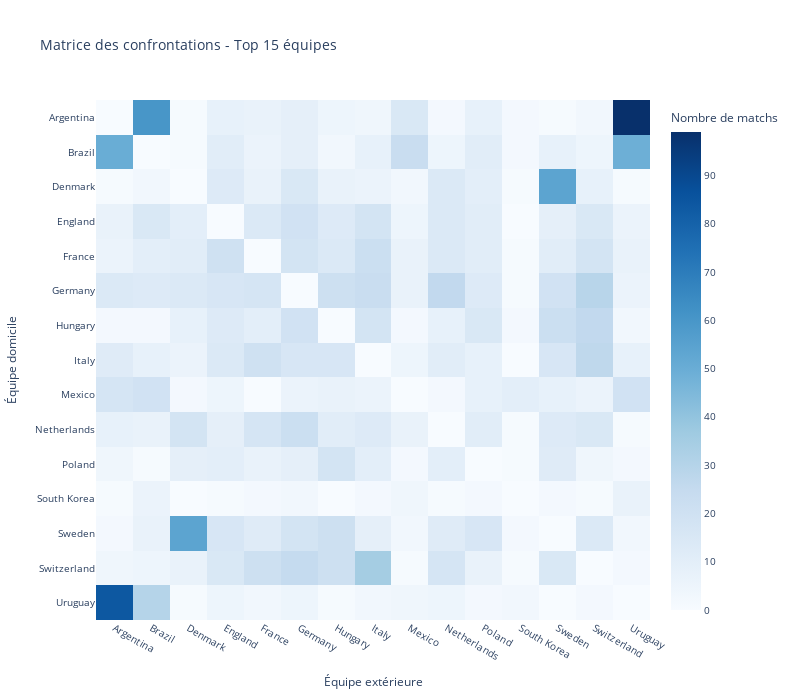

Notebook cell for this chart:
### Code cell
df_heatmap = pd.read_sql(query_heatmap, engine)

# Création de la matrice pivot
pivot = df_heatmap.pivot(index='home_team', columns='away_team', values='matches')
pivot = pivot.fillna(0)

# Heatmap interactive
fig = px.imshow(
    pivot,
    labels=dict(x="Équipe extérieure", y="Équipe domicile", color="Nombre de matchs"),
    title="Matrice des confrontations - Top 15 équipes",
    color_continuous_scale='Blues',
    aspect="auto"
)

fig.update_layout(
    height=700,
    width=800,
    font=dict(size=10)
)

fig.show()
fig.write_html('confrontations_heatmap.html')

### Figure 1 — Plotly figure (JSON) as saved in the notebook; plotly's stock layout.template omitted (floating-point values rounded to 4 significant figures; data arrays with more than 128 entries replaced by an {"elided": "..."} marker saying what was removed)
{"data": [{"coloraxis": "coloraxis", "hovertemplate": "Équipe extérieure: %{x}<br>Équipe domicile: %{y}<br>Nombre de matchs: %{z}<extra></extra>", "name": "0", "type": "heatmap", "x": ["Argentina", "Brazil", "Denmark", "England", "France", "Germany", "Hungary", "Italy", "Mexico", "Netherlands", "Poland", "South Korea", "Sweden", "Switzerland", "Uruguay"], "xaxis": "x", "y": ["Argentina", "Brazil", "Denmark", "England", "France", "Germany", "Hungary", "Italy", "Mexico", "Netherlands", "Poland", "South Korea", "Sweden", "Switzerland", "Uruguay"], "yaxis": "y", "z": {"elided": "15x15 float values"}}], "layout": {"coloraxis": {"colorbar": {"title": {"text": "Nombre de matchs"}}, "colorscale": [[0, "rgb(247,251,255)"], [0.125, "rgb(222,235,247)"], [0.25, "rgb(198,219,239)"], [0.375, "rgb(158,202,225)"], [0.5, "rgb(107,174,214)"], [0.625, "rgb(66,146,198)"], [0.75, "rgb(33,113,181)"], [0.875, "rgb(8,81,156)"], [1, "rgb(8,48,107)"]]}, "font": {"size": 10}, "height": 700, "title": {"text": "Matrice des confrontations - Top 15 équipes"}, "width": 800, "xaxis": {"anchor": "y", "domain": [0, 1], "title": {"text": "Équipe extérieure"}}, "yaxis": {"anchor": "x", "autorange": "reversed", "domain": [0, 1], "title": {"text": "Équipe domicile"}}}}
